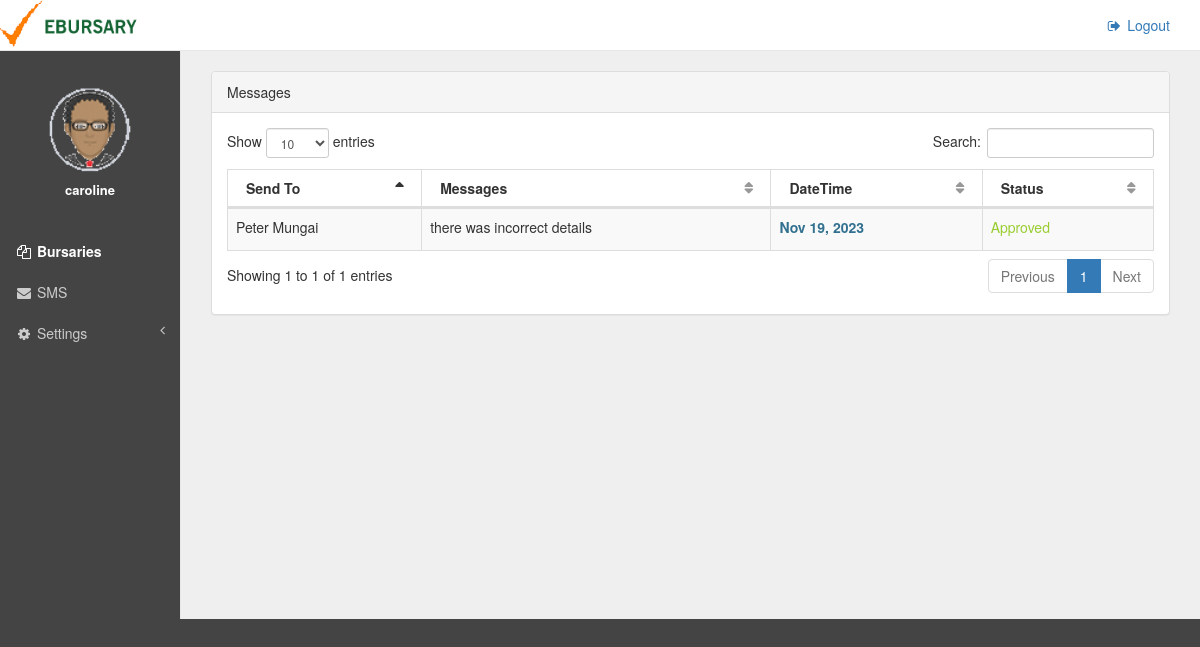
Screenshot of /applicant/sms.php (signed in) with the database file from the repository.
### tables this page shows
CREATE TABLE `sms` (
  `sms_id` int(11) NOT NULL,
  `name` varchar(50) NOT NULL,
  `message` varchar(200) NOT NULL,
  `send_date` varchar(10) NOT NULL,
  `applicant_id` int(11) NOT NULL
);

CREATE TABLE `applicants` (
  `id` int(11) NOT NULL,
  `adm` varchar(10) NOT NULL,
  `firstname` varchar(50) NOT NULL,
  `lastname` varchar(50) NOT NULL,
  `email` varchar(50) NOT NULL,
  `gender` varchar(10) NOT NULL,
  `constituency` text NOT NULL,
  `ward` varchar(20) NOT NULL,
  `school` varchar(20) NOT NULL,
  `edulevel` varchar(20) NOT NULL,
  `family` text NOT NULL,
  `bursary_title` varchar(20) NOT NULL,
  `status` varchar(10) NOT NULL,
  `bursary_id` int(11) NOT NULL,
  `phone` int(11) NOT NULL,
  `bank` varchar(255) NOT NULL,
  `amount` int(11) NOT NULL,
  `time` varchar(255) NOT NULL
);

### applicant/sms.php (the view, shortened to what this page needs)
<?php
    require_once '../connect.php';
?>
<!DOCTYPE html>
<html lang="en">
<head>
    <link href="../vendor/bootstrap/css/bootstrap.min.css" rel="stylesheet">
    <link href="../vendor/metisMenu/metisMenu.min.css" rel="stylesheet">
    <link href="../vendor/datatables-plugins/dataTables.bootstrap.css" rel="stylesheet">
    <link href="../vendor/datatables-responsive/dataTables.responsive.css" rel="stylesheet">
    <link href="../dist/css/sb-admin-2.css" rel="stylesheet">
    <link href="../vendor/font-awesome/css/font-awesome.min.css" rel="stylesheet" type="text/css">
    <link href="../css/sley.css" rel="stylesheet" type="text/css">
</head>
<body>
    <div id="wrapper">
        <nav class="navbar navbar-default navbar-static-top" role="navigation" style="margin-bottom: 0; background: #fff">
            <?php include 'header.php'?>
            <?php include 'sidebar.php'?>
        </nav>
        <div id="page-wrapper">
            <div class="row">
                <div class="col-lg-12">
                    <div  id = "act_table" class="panel panel-default">
                        <div class="panel-heading">
                           Messages
                        </div>
                        <div class="panel-body">
                            <table width="100%" class="table table-striped table-bordered table-hover" id="dataTables-example">
                                <thead>
                                    <tr>
                                        <th>Send To</th>
                                        <th>Messages</th>
                                        <th>DateTime</th>
                                       <th>Status</th>
                                    </tr>
                                </thead>
                                <tbody>
                                <?php
                                $act_query = $conn->query("SELECT * FROM `sms`") or die(mysqli_error($conn));
                                while($act_fetch = $act_query->fetch_array()){
                                     $a_query = $conn->query("SELECT * FROM `applicants` ") or die(mysqli_error($constituency));
                                     $a_fetch = $a_query->fetch_array();
                                ?>
                                    <tr class="odd gradeX">
                                        <td><?php echo $act_fetch['name']?></td>
                                        <td><?php echo $act_fetch['message']?></td>
                                        <td><?php echo "<label class = 'text-info'>".date("M d, Y", strtotime($act_fetch['send_date']))."</label>"?></td>
                                        <td style="color: yellowgreen"><?php echo $a_fetch['status']?></td>
                                    </tr>
                                <?php
                                    }
                                ?>
                                </tbody>
                            </table>
                        </div>
                    </div>
                </div>
            </div>
        </div>
    </div>
</body>
</html>

### css/sley.css (style rules this page uses)
#page-wrapper { background: #efefef; }

### rows the page displays
sms: name "Peter Mungai", message "there was incorrect details", send_date "Nov 19, 2023", applicants.status "Approved"

### other values shown
$name "caroline"
